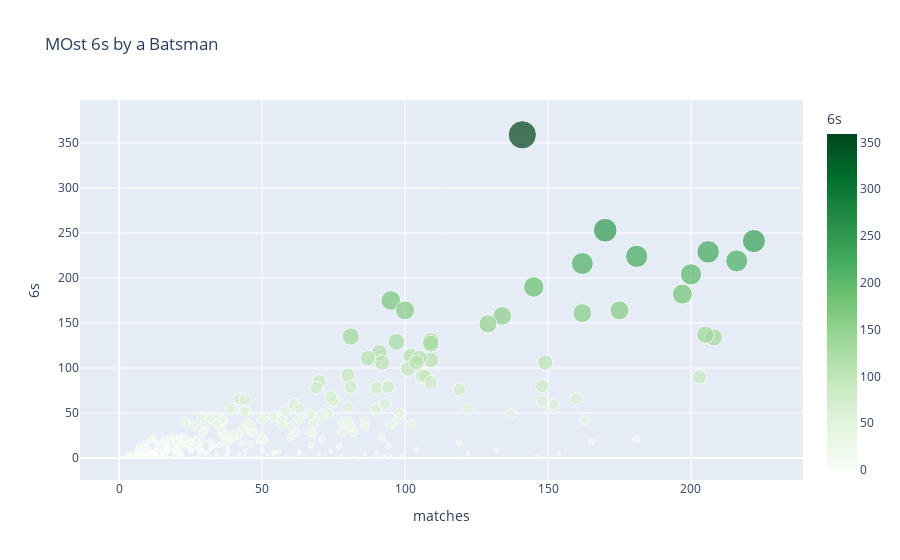

Notebook cell for this chart:
### Code cell
# Create the scatter plot to see the Most 6s by a Batsman
fig = px.scatter(final_df, x='matches', y='6s',color='6s',
                 size='6s', hover_name=final_df.index, title='MOst 6s by a Batsman')
fig.update_layout(coloraxis=dict(colorscale='greens'))
# Show the plot
fig.show()

### Figure 1 — Plotly figure (JSON) as saved in the notebook; plotly's stock layout.template omitted (floating-point values rounded to 4 significant figures; data arrays with more than 128 entries replaced by an {"elided": "..."} marker saying what was removed)
{"data": [{"hovertemplate": "<b>%{hovertext}</b><br><br>matches=%{x}<br>6s=%{marker.color}<extra></extra>", "hovertext": {"elided": "656 str values"}, "legendgroup": "", "marker": {"color": {"elided": "656 int values"}, "coloraxis": "coloraxis", "size": {"elided": "656 int values"}, "sizemode": "area", "sizeref": 0.8975, "symbol": "circle"}, "mode": "markers", "name": "", "orientation": "v", "showlegend": false, "type": "scatter", "x": {"elided": "656 int values"}, "xaxis": "x", "y": {"elided": "656 int values"}, "yaxis": "y"}], "layout": {"coloraxis": {"colorbar": {"title": {"text": "6s"}}, "colorscale": [[0, "rgb(247,252,245)"], [0.125, "rgb(229,245,224)"], [0.25, "rgb(199,233,192)"], [0.375, "rgb(161,217,155)"], [0.5, "rgb(116,196,118)"], [0.625, "rgb(65,171,93)"], [0.75, "rgb(35,139,69)"], [0.875, "rgb(0,109,44)"], [1, "rgb(0,68,27)"]]}, "legend": {"itemsizing": "constant", "tracegroupgap": 0}, "title": {"text": "MOst 6s by a Batsman"}, "xaxis": {"anchor": "y", "domain": [0, 1], "title": {"text": "matches"}}, "yaxis": {"anchor": "x", "domain": [0, 1], "title": {"text": "6s"}}}}
